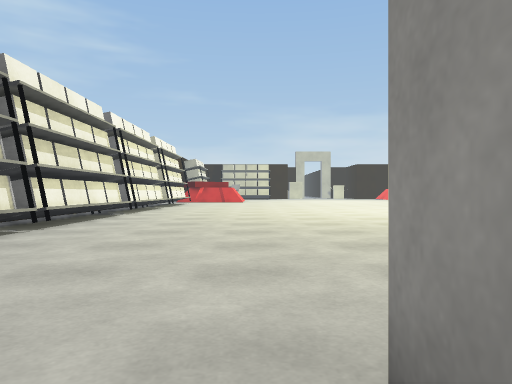
View 1 (above)

22 first-person views from a walk through a Unity game level. The camera is 0.72 m above the floor, looks level and sees 70° across. Doors are open. The floor is counted in squares, 1 m on a side. Each view is taken from the middle of a square. On the plan, view 1 faces up. The plan holds only what a view shows up to about 11 squares ahead; the rest is blank. The place goes on beyond the plan. The player character is not drawn. Surface patterns are stand-ins for the level's own textures.

View 2
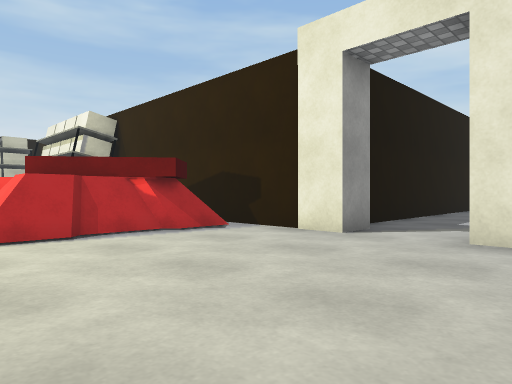

View 3
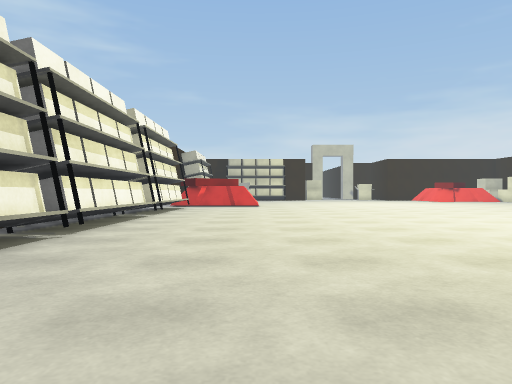

View 4
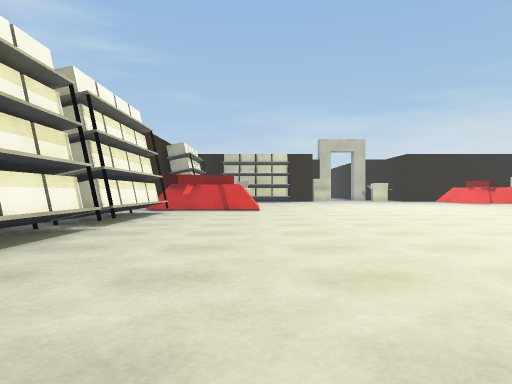

View 5
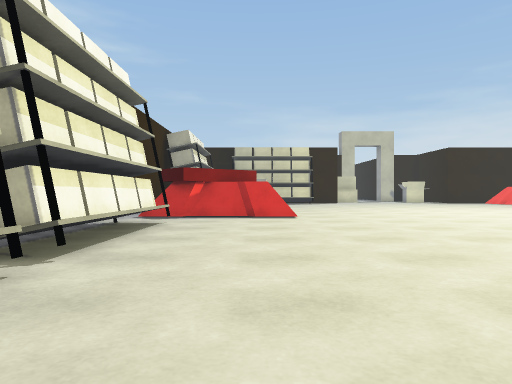

View 6
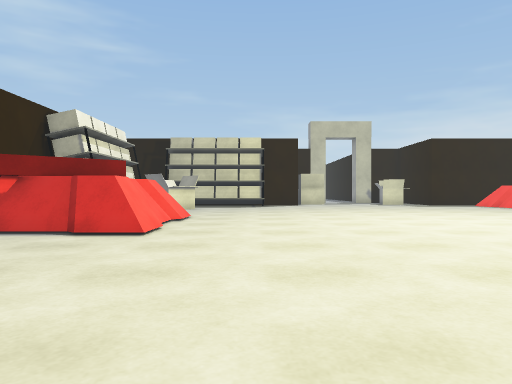

View 7
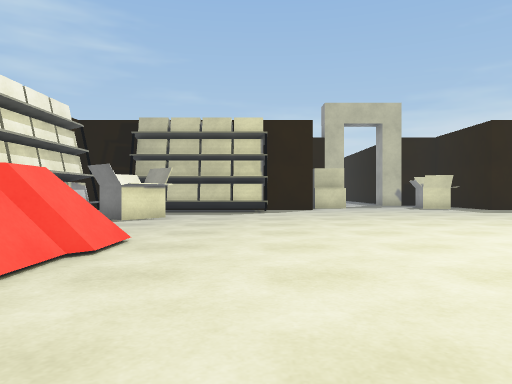

View 8
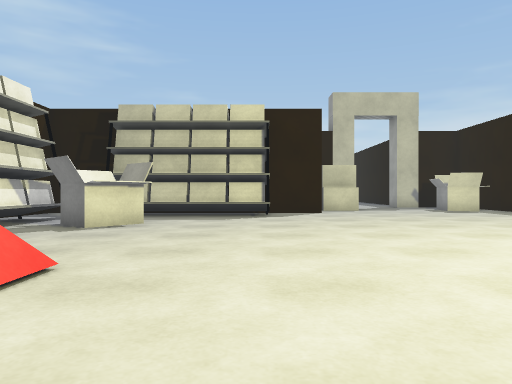

View 9
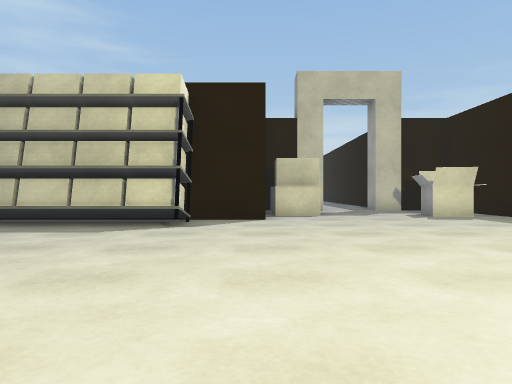

View 10
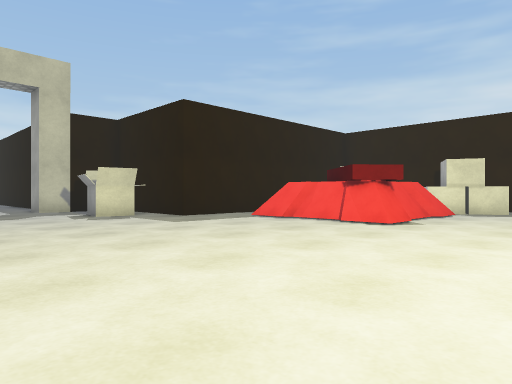

View 11
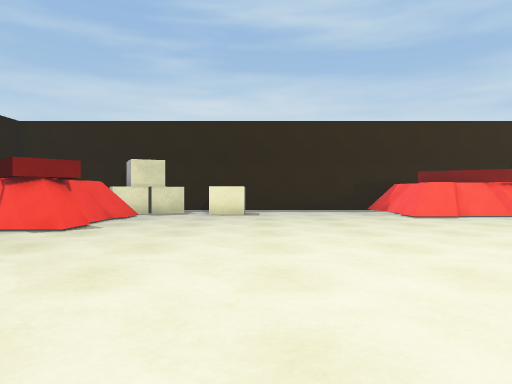

View 12
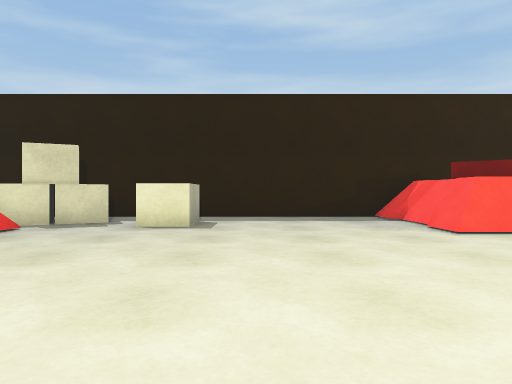

View 13
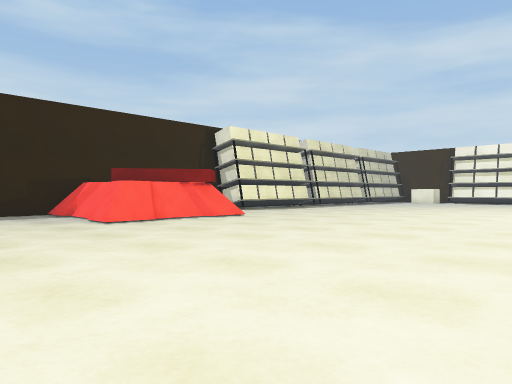

View 14
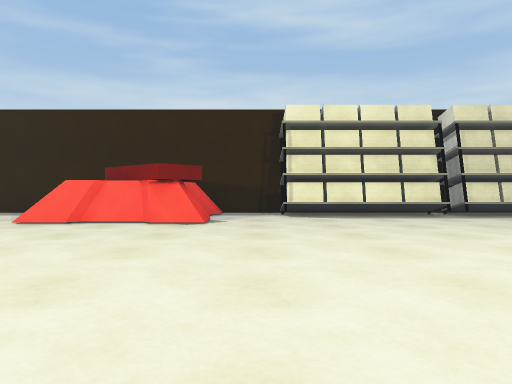

View 15
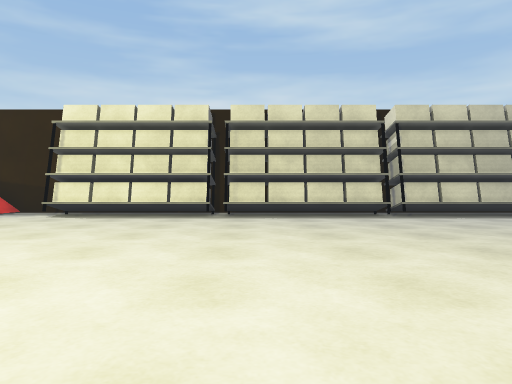

View 16
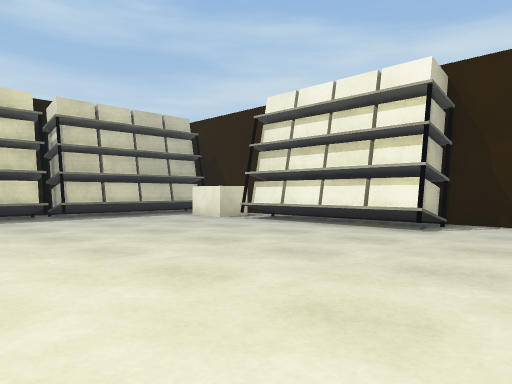

View 17
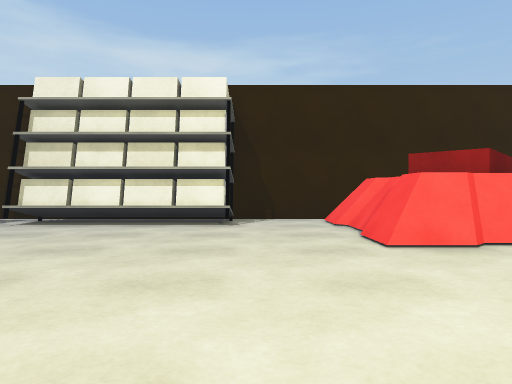

View 18
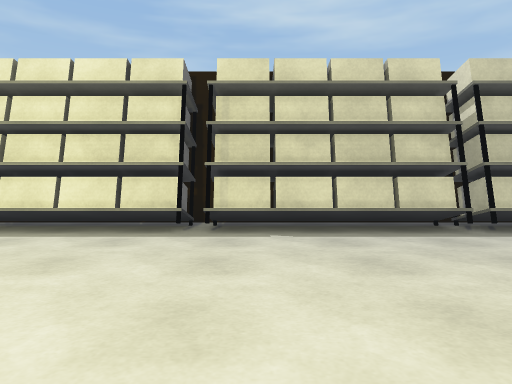

View 19
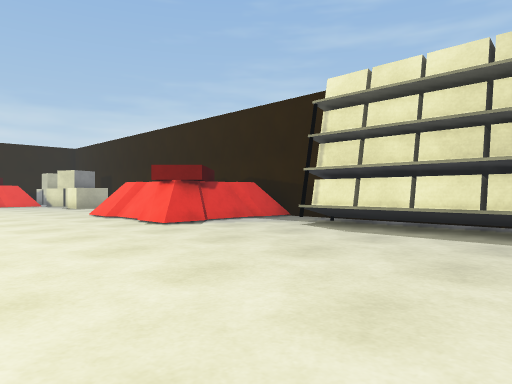

View 20
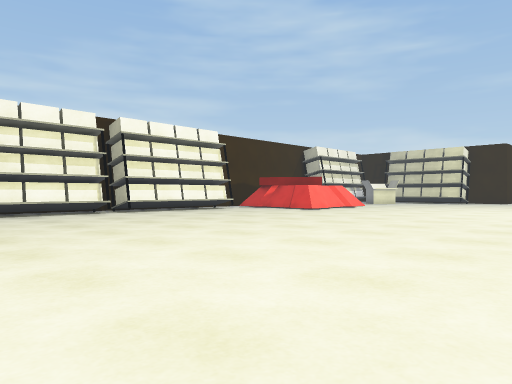

View 21
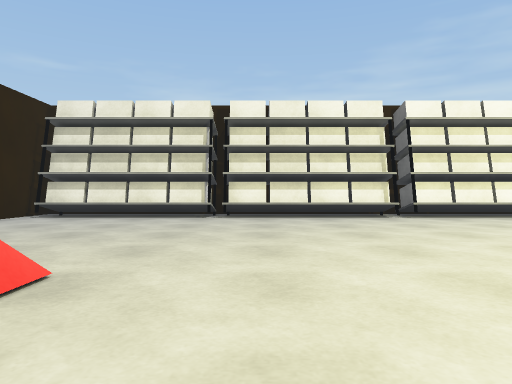

View 22
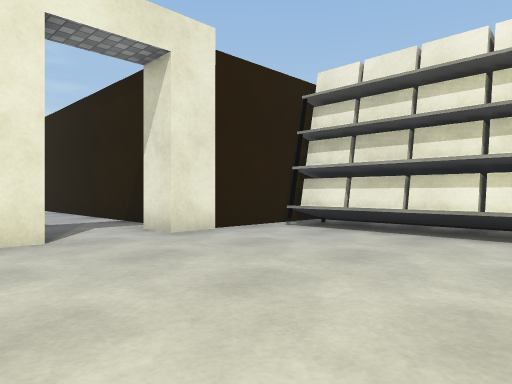

### Floor plan
Points are (right, up) in squares from view 1. A wall is a line through its corners. A room is listed if a view was taken in it or the views show most of it. See-through windows are left out.
Room 1 (view 1)
walls: (-2.2, -0.8) (-2.2, -4.4); (1.1, -4.5) (1.1, -0.8)
ways out: open door at (-0.5, 1) to room 2
Room 2 (views 2, 3, 4, 5, 6, 7, 8, 9, 10, 11, 12, 13, 14, 15, 16, 17, 18, 19, 20, 21, 22)
walls: (19.6, 18) (19.6, 19); (19.6, 22.5) (19.6, 28.9); (19.6, 10.5) (19.6, 12.8); (19.6, 30.5) (19.6, 34.5); (3.2, 37.5) (1, 37.5); (19.6, 5.9) (19.6, 6.5); (0.5, 1.2) (10.1, 1.2); (14.9, 1.2) (15.9, 1.2); (-5.5, 1.2) (-1.5, 1.2)
ways out: open door at (-0.5, 1) to room 1
objects: shelf (-5, 2) to (-4, 6); shelf (-5, 7) to (-4, 11); shelf (-5, 12) to (-4, 17); shelf (-5, 18) to (-4, 22); other object (-5, 24) to (-1, 28); shelf (-5, 31) to (-4, 35); other object (-3, 32) to (-2, 34); shelf (-3, 36) to (1, 37); other object (3, 2) to (7, 6); other object (8, 39) to (10, 39); shelf (10, 2) to (14, 3); other object (12, 32) to (16, 36); other object (15, 2) to (16, 3); other object (16, 19) to (19, 23); other object (17, 29) to (18, 29); box (17, 31) to (19, 32); shelf (18, 3) to (19, 6); shelf (18, 7) to (19, 11); shelf (18, 12) to (19, 17)

Where each view was taken, in squares from view 1:
view 1: 0 up, 0 right, facing up
view 2: 7 up, 3 left, facing down-right
view 3: 6 up, 1 left, facing up
view 4: 10 up, 1 left, facing up
view 5: 14 up, 2 left, facing up
view 6: 18 up, 1 right, facing up
view 7: 23 up, 1 right, facing up
view 8: 25 up, 1 right, facing up
view 9: 28 up, 3 right, facing up
view 10: 28 up, 4 right, facing up-right
view 11: 28 up, 5 right, facing right
view 12: 27 up, 9 right, facing right
view 13: 27 up, 7 right, facing down-right
view 14: 18 up, 7 right, facing right
view 15: 11 up, 7 right, facing right
view 16: 10 up, 7 right, facing down-right
view 17: 11 up, 9 right, facing down
view 18: 11 up, 11 right, facing right
view 19: 12 up, 11 right, facing up-right
view 20: 12 up, 8 right, facing up-left
view 21: 8 up, 6 right, facing left
view 22: 7 up, 2 right, facing down-left
